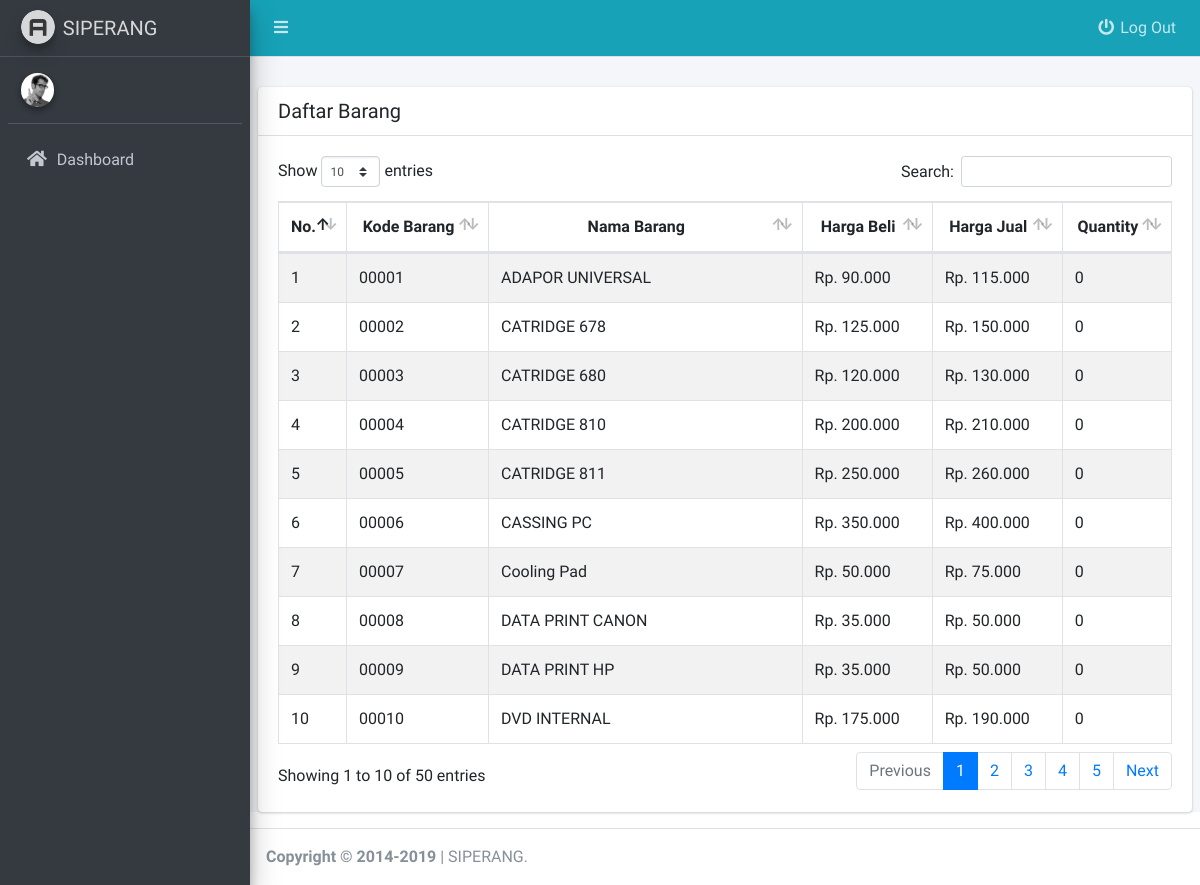
The app's page /index.php/c_barang with its own data.
### tables this page shows
CREATE TABLE `tbl_databarang` (
  `Kode_Barang` varchar(50) NOT NULL,
  `Nama_Barang` varchar(100) DEFAULT NULL,
  `Harga_Beli` float DEFAULT NULL,
  `Harga_Jual` float DEFAULT NULL,
  `Quantity` int(11) DEFAULT NULL,
  `isAktif` int(1) DEFAULT '1',
  PRIMARY KEY (`Kode_Barang`)
);

### application/controllers/c_barang.php (called while the page is built, shortened)
<?php
class C_barang extends CI_Controller
{
  public function __construct()
  {
    $this->load->model(['m_barang']);
  }
  public function index()
  {
    $template['title'] = 'siperang | DAFTAR BARANG';
    $data['listBarang'] = $this->m_barang->dataBarang();
    $this->load->view('template/v_head', $template);
    $this->load->view('template/v_topmenu');
    $this->load->view('template/v_sidebar');
    $this->load->view('template/js');
    $this->load->view('barang/v_view', $data);
    $this->load->view('template/v_foot');
  }
}

### index.php (called while the page is built, shortened)
<?php
require_once BASEPATH.'core/CodeIgniter.php';

### application/models/m_barang.php (called while the page is built, shortened)
<?php
class M_barang extends CI_Model
{
  function dataBarang()
  {
    return $this->db->query("SELECT * FROM tbl_databarang WHERE isAktif = '1'")->result();
  }
}

### application/views/barang/v_view.php (the view, shortened to what this page needs)
<div class="content">
  <div class="content-fluid">
    <div class="card">
      <div class="card-header">
        <h3 class="card-title">Daftar Barang</h3>
      </div>
      <div class="card-body">
        <div class="table-responsive">
          <table id="t_barang" class="table table-striped table-bordered">
            <thead>
              <tr>
                <th style="width: 5%">No.</th>
                <th>Kode Barang</th>
                <th>Nama Barang</th>
                <th>Harga Beli</th>
                <th>Harga Jual</th>
                <th>Quantity</th>
              </tr>
            </thead>
            <tbody>
              <?php foreach ($listBarang as $key => $Barang) : ?>
                <tr>
                  <td><?php echo $key + 1 ?></td>
                  <td><?php echo $Barang->Kode_Barang ?></td>
                  <td><?php echo ucwords($Barang->Nama_Barang) ?></td>
                  <td><?php echo 'Rp. ' . number_format($Barang->Harga_Beli, 0, '.', '.') ?></td>
                  <td><?php echo 'Rp. ' . number_format($Barang->Harga_Jual, 0, '.', '.') ?></td>
                  <td><?php echo $Barang->Quantity ?></td>
                </tr>
              <?php endforeach; ?>
            </tbody>
          </table>
        </div>
      </div>
    </div>
  </div>
</div>

### assets/custom.css (style rules this page uses)
table thead > tr { text-align: center }

### records on screen
tbl_databarang: Kode_Barang "00001", Nama_Barang "ADAPOR UNIVERSAL", Harga_Beli "90.000", Harga_Jual "115.000", Quantity "0"
tbl_databarang: Kode_Barang "00002", Nama_Barang "CATRIDGE 678", Harga_Beli "125.000", Harga_Jual "150.000", Quantity "0"
tbl_databarang: Kode_Barang "00003", Nama_Barang "CATRIDGE 680", Harga_Beli "120.000", Harga_Jual "130.000", Quantity "0"
tbl_databarang: Kode_Barang "00004", Nama_Barang "CATRIDGE 810", Harga_Beli "200.000", Harga_Jual "210.000", Quantity "0"
tbl_databarang: Kode_Barang "00005", Nama_Barang "CATRIDGE 811", Harga_Beli "250.000", Harga_Jual "260.000", Quantity "0"
tbl_databarang: Kode_Barang "00006", Nama_Barang "CASSING PC", Harga_Beli "350.000", Harga_Jual "400.000", Quantity "0"
tbl_databarang: Kode_Barang "00007", Nama_Barang "Cooling Pad", Harga_Beli "50.000", Harga_Jual "75.000", Quantity "0"
tbl_databarang: Kode_Barang "00008", Nama_Barang "DATA PRINT CANON", Harga_Beli "35.000", Harga_Jual "50.000", Quantity "0"
tbl_databarang: Kode_Barang "00009", Nama_Barang "DATA PRINT HP", Harga_Beli "35.000", Harga_Jual "50.000", Quantity "0"
tbl_databarang: Kode_Barang "00010", Nama_Barang "DVD INTERNAL", Harga_Beli "175.000", Harga_Jual "190.000", Quantity "0"
